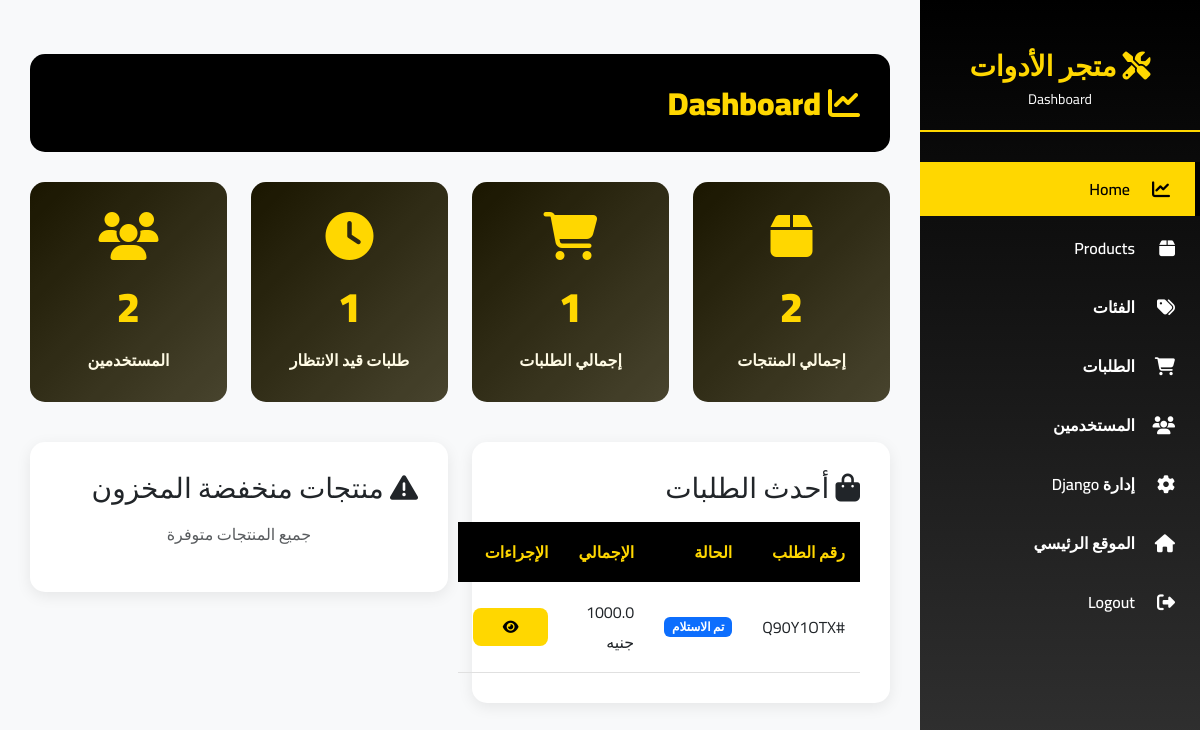
Screenshot of /admin-panel/ (signed in) with the database file from the repository.
### orders/models.py (models this page shows, shortened)
class Order(models.Model):
    user = models.ForeignKey(CustomUser, related_name='order_owner', on_delete=models.SET_NULL, blank=True, null=True)
    status = models.CharField(choices=ORDER_STATUS, max_length=20, default='Received')
    code = models.CharField(default=generate_code, max_length=20)
    order_time = models.DateTimeField(default=timezone.now)
    delivery_time = models.DateTimeField(blank=True, null=True)  # Fixed spelling
    coupon = models.ForeignKey('Coupon', related_name='order_coupon', on_delete=models.SET_NULL, blank=True, null=True)
    address = models.ForeignKey(OrderAddress, related_name='orders', on_delete=models.SET_NULL, null=True, blank=True)
    subtotal = models.FloatField('المجموع الفرعي', default=0)
    delivery_fee = models.FloatField('رسوم التوصيل', default=0)
    discount = models.FloatField('الخصم', default=0)
    total = models.FloatField('الإجمالي', blank=True, null=True)
    total_with_coupon = models.FloatField(blank=True, null=True)
    class Meta:
        ordering = ['-order_time']

### admin_panel/views.py (the view)
# urls.py: path('', views.admin_dashboard, name='dashboard'),
@admin_required
def admin_dashboard(request):
    total_products = Product.objects.filter(is_active=True).count()
    total_orders = Order.objects.count()
    pending_orders = Order.objects.filter(status='Received').count()
    total_users = CustomUser.objects.count()
    recent_orders = Order.objects.all().order_by('-order_time')[:10]
    low_stock_products = Product.objects.filter(quantity__lt=10, is_active=True).order_by('quantity')[:5]
    current_month = timezone.now().month
    current_year = timezone.now().year
    monthly_revenue = Order.objects.filter(
        order_time__month=current_month,
        order_time__year=current_year
    ).aggregate(total=Sum('total'))['total'] or 0
    context = {
        'total_products': total_products,
        'total_orders': total_orders,
        'pending_orders': pending_orders,
        'total_users': total_users,
        'recent_orders': recent_orders,
        'low_stock_products': low_stock_products,
        'monthly_revenue': monthly_revenue,
    }
    return render(request, 'admin_panel/dashboard.html', context)

### accounts/custom_context_processor.py (called while the page is built)
def custom_user_context(request):
    if request.user.is_authenticated:
        user = request.user
        return {
            'user': user,
        }
    return {}

### orders/cart_context_processor.py (called while the page is built)
def get_cart_data(request):
    if request.user.is_authenticated:
        cart, created = Cart.objects.get_or_create(user=request.user, status='Inprogress')
        cart_detail = CartDetail.objects.filter(cart=cart)
        return {'cart_data': cart, 'cart_detail_data': cart_detail}
    else:
        return {'cart_data': None, 'cart_detail_data': []}

### admin_panel/templates/admin_panel/dashboard.html (shortened to what this page needs)
{% extends 'admin_panel/base.html' %}
{% load i18n %}
{% block content %}
<div class="page-header">
 <h1>
  <i class="fas fa-chart-line">
  </i>
  {% trans "لوحة التحكم" %}
 </h1>
</div>
<div class="row mb-4">
 <div class="col-md-3 mb-3">
  <div class="stat-card">
   <div class="stat-icon">
    <i class="fas fa-box">
    </i>
   </div>
   <div class="stat-value">
    {{ total_products }}
   </div>
   <div class="stat-label">
    {% trans "إجمالي المنتجات" %}
   </div>
  </div>
 </div>
 <div class="col-md-3 mb-3">
  <div class="stat-card">
   <div class="stat-icon">
    <i class="fas fa-shopping-cart">
    </i>
   </div>
   <div class="stat-value">
    {{ total_orders }}
   </div>
   <div class="stat-label">
    {% trans "إجمالي الطلبات" %}
   </div>
  </div>
 </div>
 <div class="col-md-3 mb-3">
  <div class="stat-card">
   <div class="stat-icon">
    <i class="fas fa-clock">
    </i>
   </div>
   <div class="stat-value">
    {{ pending_orders }}
   </div>
   <div class="stat-label">
    {% trans "طلبات قيد الانتظار" %}
   </div>
  </div>
 </div>
 <div class="col-md-3 mb-3">
  <div class="stat-card">
   <div class="stat-icon">
    <i class="fas fa-users">
    </i>
   </div>
   <div class="stat-value">
    {{ total_users }}
   </div>
   <div class="stat-label">
    {% trans "المستخدمين" %}
   </div>
  </div>
 </div>
</div>
<div class="row">
 <div class="col-md-6 mb-4">
  <div class="content-card">
   <h3 class="mb-3">
    <i class="fas fa-shopping-bag">
    </i>
    {% trans "أحدث الطلبات" %}
   </h3>
   {% if recent_orders %}
   <table class="admin-table">
    <thead>
     <tr>
      <th>
       {% trans "رقم الطلب" %}
      </th>
      <th>
       {% trans "الحالة" %}
      </th>
      <th>
       {% trans "الإجمالي" %}
      </th>
      <th>
       {% trans "الإجراءات" %}
      </th>
     </tr>
    </thead>
    <tbody>
     {% for order in recent_orders %}
     <tr>
      <td>
       #{{ order.code }}
      </td>
      <td>
       <span class="badge bg-primary">
        {{ order.get_status_display }}
       </span>
      </td>
      <td>
       {{ order.total }} جنيه
      </td>
      <td>
       <a class="btn btn-sm btn-admin-primary" href="{% url 'admin_panel:order-detail' order.code %}">
        <i class="fas fa-eye">
        </i>
       </a>
      </td>
     </tr>
     {% endfor %}
    </tbody>
   </table>
   {% else %}
   <p class="text-muted text-center">
    {% trans "لا توجد طلبات" %}
   </p>
   {% endif %}
  </div>
 </div>
 <div class="col-md-6 mb-4">
  <div class="content-card">
   <h3 class="mb-3">
    <i class="fas fa-exclamation-triangle">
    </i>
    {% trans "منتجات منخفضة المخزون" %}
   </h3>
   {% if low_stock_products %}
   <table class="admin-table">
    <thead>
     <tr>
      <th>
       {% trans "اسم المنتج" %}
      </th>
      <th>
       {% trans "الكمية" %}
      </th>
      <th>
       {% trans "الإجراءات" %}
      </th>
     </tr>
    </thead>
    <tbody>
     {% for product in low_stock_products %}
     <tr>
      <td>
       {{ product.name }}
      </td>
      <td>
       <span class="badge bg-danger">
        {{ product.quantity }}
       </span>
      </td>
      <td>
       <a class="btn btn-sm btn-admin-primary" href="{% url 'admin_panel:product-edit' product.id %}">
        <i class="fas fa-edit">
        </i>
       </a>
      </td>
     </tr>
     {% endfor %}
    </tbody>
   </table>
   {% else %}
   <p class="text-muted text-center">
    {% trans "جميع المنتجات متوفرة" %}
   </p>
   {% endif %}
  </div>
 </div>
</div>
{% endblock %}

### admin_panel/templates/admin_panel/base.html (style rules this page uses)
* { font-family: 'Cairo', sans-serif; }
:root { --primary-yellow: #FFD700; --primary-black: #000000; --dark-gray: #333; --light-gray: #f8f9fa; --sidebar-width: 280px; }
body { background-color: var(--light-gray); }
.page-header { background: var(--primary-black); color: var(--primary-yellow); padding: 30px; border-radius: 15px; margin-bottom: 30px; }
.page-header h1 { margin: 0; font-size: 32px; font-weight: 900; }
.content-card { background: #fff; border-radius: 15px; padding: 30px; box-shadow: 0 4px 15px rgba(0, 0, 0, 0.08); margin-bottom: 25px; }
.stat-card { background: linear-gradient(135deg, var(--primary-black) 0%, var(--dark-gray) 100%); color: #fff; border-radius: 15px; padding: 30px; text-align: center; position: relative; overflow: hidden; }
.stat-card::before { content: ''; position: absolute; top: -50%; left: -50%; width: 200%; height: 200%; background: var(--primary-yellow); opacity: 0.1; transform: rotate(45deg); }
.stat-icon { font-size: 48px; color: var(--primary-yellow); margin-bottom: 15px; }
.stat-value { font-size: 42px; font-weight: 900; color: var(--primary-yellow); margin-bottom: 10px; }
.stat-label { font-size: 16px; font-weight: 600; }
.btn-admin-primary { background-color: var(--primary-yellow); color: var(--primary-black); border: none; font-weight: 700; padding: 12px 30px; border-radius: 8px; transition: all 0.3s ease; }
.admin-table { width: 100%; border-collapse: collapse; }
.admin-table thead { background: var(--primary-black); color: var(--primary-yellow); }
.admin-table th { padding: 15px; text-align: right; font-weight: 700; }
.admin-table td { padding: 15px; border-bottom: 1px solid #e0e0e0; }

### rows the page displays
Order: code "Q90Y1OTX", status "تم الاستلام", total "1000.0"

### other values shown
{{ total_products }} "2"
{{ total_orders }} "1"
{{ pending_orders }} "1"
{{ total_users }} "2"
